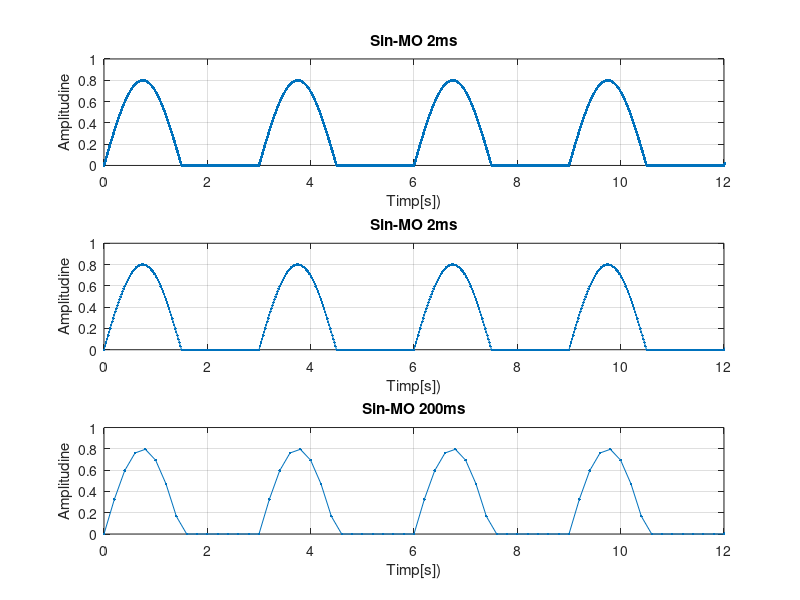

This chart was generated by the following MATLAB code:
clear all
close all
clc

A=0.8; %Amplitudine
T=3; %Perioada
F=1/T; %Frecventa
w=2*pi*F; %Pulsatie
%2ms

t1=0:0.002:100;
s1=A*sin(w*t1);
for i=1:1:length(s1);    %redresare mono alternanta  
    if s1(i)<0;
        s1(i)=0;
    end
end
subplot(3,1,1);
plot(t1,s1,'.-')

axis([0 12 0 1]);
xlabel('Timp[s])')
ylabel('Amplitudine')
title('Sin-MO 2ms')
grid;

%20ms

t2=0:0.02:100;
s2=A*sin(w*t2);
for i2=1:1:length(s2);      
    if s2(i2)<0;
        s2(i2)=0;
    end
end
subplot(3,1,2)
plot(t2,s2,'.-')

axis([0 12 0 1]);
xlabel('Timp[s])')
ylabel('Amplitudine')
title('Sin-MO 2ms')
grid;

%200ms

t3=0:0.2:100;
s3=A*sin(w*t3);
for i3=1:1:length(s3);      
    if s3(i3)<0;
        s3(i3)=0;
    end
end
subplot(3,1,3)
plot(t3,s3,'.-')

axis([0 12 0 1]);
xlabel('Timp[s])')
ylabel('Amplitudine')
title('Sin-MO 200ms')
grid;